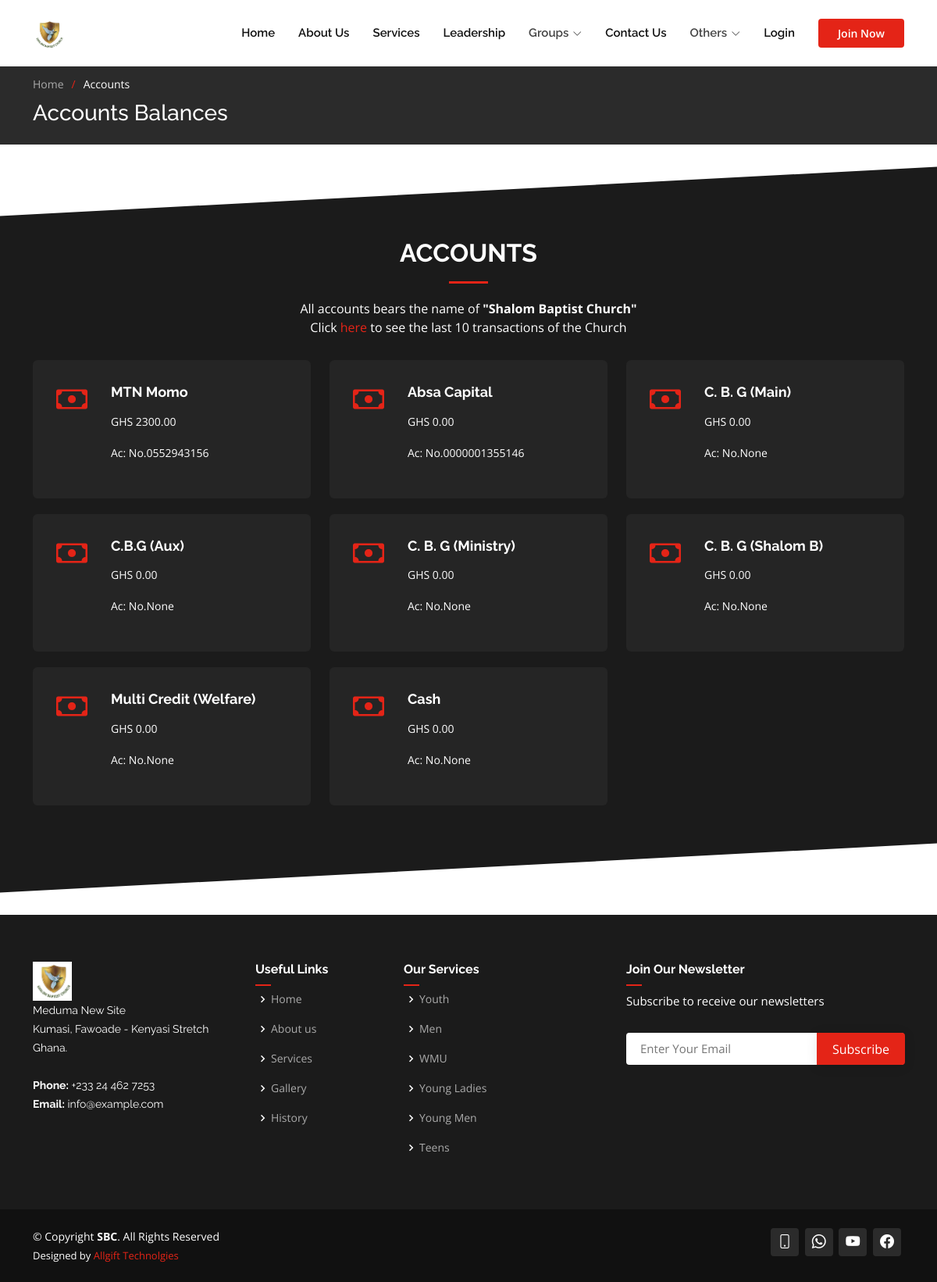
Screenshot of /account/ with the database file from the repository.
### accounts/models.py (models this page shows, shortened)
class Cash(models.Model):
    category = models.CharField(max_length=50, blank=True, null=True, choices=CASH_CHOICE)
    account_name = models.CharField(max_length=50, blank=True, null=True)
    account_number = models.CharField(max_length=50, blank=True, null=True)
    recipient = models.CharField(max_length=50)
    detail = models.TextField(max_length=50)
    receipt_no = models.IntegerField()
    created_on = models.DateTimeField(auto_now_add=True)
    amount_in = models.DecimalField(max_digits=10, decimal_places=2, blank=True, null=True)
    amount_out = models.DecimalField(max_digits=10, decimal_places=2, blank=True, null=True)
    balance = models.DecimalField(max_digits=10, decimal_places=2, blank=True, null=True)
    issue_by = models.CharField(max_length=50, blank=True, null=True)
    export_to_CSV = models.BooleanField(default=False)
    last_updated = models.DateTimeField(auto_now=True)

### core/models.py (models this page shows, shortened)
class Auxiliaries(models.Model):
    name = models.CharField(max_length=255)
    designation = models.CharField(max_length=255, blank=True, null=True)
    about_us = models.TextField(blank=True, null=True)
    mission = models.TextField(blank=True, null=True)
    speech = models.TextField(blank=True, null=True)
    president_picture = models.ImageField(default='group.png', upload_to='auxiliaries', blank=True, null=True)
    group_img = models.ImageField(default='group.png', upload_to='auxiliaries', blank=True, null=True)
    contribution_target = models.DecimalField(max_digits=8, decimal_places=2, blank=True, null=True)
    def get_absolute_url(self):
        return reverse('aux_details', args=[str(self.id)])

### core/views.py (the view)
# urls.py: path('account/', views.account, name='account'),
def account(request):
    auxiliaries = Auxiliaries.objects.all()
    families = Family.objects.all()
    ministries = Ministries.objects.all()
    accounts = Cash.objects.all()
    context = {
        'auxiliaries': auxiliaries,
        'families': families,
        'ministries': ministries,
        'accounts': accounts
    }
    return render(request, 'core/accounts.html', context)

### core/models.py (called while the page is built)
    def get_absolute_url(self):
        return reverse('family_details', args=[str(self.id)])

    def get_absolute_url(self):
        return reverse('min_details', args=[str(self.id)])

### templates/core/accounts.html
{% extends 'base.html' %}
{% load static %}
{% load crispy_forms_tags %}
{% block content %}
    <section class="breadcrumbs">
      <div class="container">
        <ol>
          <li><a href="{% url 'home' %}">Home</a></li>
          <li>Accounts</li>
        </ol>
        <h2>Accounts Balances</h2>
      </div>
    </section>
    <section id="services" class="services section-bg ">
      <div class="container" data-aos="fade-up">
        <div class="section-title">
          <h2>Accounts</h2>
          <p>All accounts bears the name of <b>"Shalom Baptist Church"</b></p>
            <p>Click <a href="{% url 'account_statement' %}">here</a> to see the last 10 transactions of the Church</p>
        </div>
        <div class="row">
          {% for account in accounts %}
            <div class="col-lg-4 col-md-6 mt-4 mt-md-0">
            <div class="icon-box" data-aos="fade-up" data-aos-delay="200">
              <i class="bi bi-cash"></i>
              <h4>{{account.account_name}}</h4>
              <p>GHS {{account.balance}}</p>
              <p>Ac: No.{{account.account_number}}</p>
            </div>
          </div>
          {% empty %}
            <p>No Account added yet</p>
          {% endfor %}
        </div>
      </div>
    </section>
{% endblock content %}

### templates/base.html (shortened to what this page needs)
{% load static %}
<!DOCTYPE html>
<html lang="en">
<head>
  <link href="{% static 'assets/vendor/aos/aos.css' %}" rel="stylesheet">
  <link href="{% static 'assets/vendor/bootstrap/css/bootstrap.min.css' %}" rel="stylesheet">
  <link href="{% static 'assets/vendor/bootstrap-icons/bootstrap-icons.css' %}" rel="stylesheet">
  <link href="{% static 'assets/vendor/boxicons/css/boxicons.min.css' %}" rel="stylesheet">
  <link href="{% static 'assets/vendor/glightbox/css/glightbox.min.css' %}" rel="stylesheet">
  <link href="{% static 'assets/vendor/remixicon/remixicon.css' %}" rel="stylesheet">
  <link href="{% static 'assets/vendor/swiper/swiper-bundle.min.css' %}" rel="stylesheet">
  <link href="{% static 'assets/css/style.css' %}" rel="stylesheet">
</head>
<body>
  <header id="header" class="fixed-top d-flex align-items-center">
    <div class="container d-flex align-items-center">
       <a href="{% url 'home' %}" class="logo me-auto"><img src="{% static 'assets/img/shalom_logo.png' %}" alt=""></a>
      <nav id="navbar" class="navbar order-last order-lg-0">
        <ul>
          <li><a href="{% url 'home' %}">Home</a></li>
          <li><a href="/#about">About Us</a></li>
          <li><a href="/#services">Services</a></li>
          <li><a href="{% url 'leadership' %}">Leadership</a></li>
          <li class="dropdown"><a><span>Groups</span> <i class="bi bi-chevron-down"></i></a>
          </li>
          <li><a href="{% url 'contact' %}">Contact Us</a></li>
          <li class="dropdown"><a><span>Others</span> <i class="bi bi-chevron-down"></i></a>
          </li>
           {% if user.is_authenticated%}
           <li class="dropdown"><a><span>{{user.username}}</span> <i class="bi bi-chevron-down dropdown-indicator"></i></a>
            <ul>
              <li><a href="{% url 'profile' request.user %}">Profile</a></li>
              <li><a href="{% url 'logout' %}">Logout</a></li>
            </ul>
          </li>
          {% else %}
          <li><a href="{% url 'login' %}">Login</a></li>
          {% endif %}
        </ul>
      </nav>
      {% if user.is_authenticated%}
        <a href="{% url 'initiate-payment'  %}" class="get-started-btn scrollto">Donate Now</a>
      {% else %}
        <a href="{% url 'join' %}" class="get-started-btn scrollto">Join Now</a>
      {% endif %}
    </div>
  </header>
  {% block content %}
  {% endblock content %}
  <footer id="footer">
    <div class="footer-top">
      <div class="container">
        <div class="row">
          <div class="col-lg-3 col-md-6 footer-contact">
            <a href="{% url 'home' %}" class="logo me-auto"><img src="{% static 'assets/img/shalom_logo.png' %}" alt="" height="50"></a>
            <p>
              Meduma New Site <br>
              Kumasi, Fawoade - Kenyasi Stretch<br>
              Ghana. <br><br>
              <strong>Phone:</strong> +233 24 462 7253<br>
              <strong>Email:</strong> info@example.com<br>
            </p>
          </div>
          <div class="col-lg-2 col-md-6 footer-links">
            <h4>Useful Links</h4>
            <ul>
              <li><i class="bx bx-chevron-right"></i> <a href="{% url 'home' %}">Home</a></li>
              <li><i class="bx bx-chevron-right"></i> <a href="{% url 'home' %}#about">About us</a></li>
              <li><i class="bx bx-chevron-right"></i> <a href="{% url 'home' %}#services">Services</a></li>
              <li><i class="bx bx-chevron-right"></i> <a href="{% url 'gallery' %}">Gallery</a></li>
              <li><i class="bx bx-chevron-right"></i> <a href="{% url 'history' %}">History</a></li>
            </ul>
          </div>
          <div class="col-lg-3 col-md-6 footer-links">
            <h4>Our Services</h4>
            <ul>
              {% for aux in auxiliaries%}
                <li><i class="bx bx-chevron-right"></i> <a href="{{aux.get_absolute_url}}">{{aux.name}}</a></li>
              {% endfor %}
            </ul>
          </div>
          <div class="col-lg-4 col-md-6 footer-newsletter">
            <h4>Join Our Newsletter</h4>
            <p>Subscribe to receive our newsletters</p>
            <form action="{% url 'subscribers' %}" method="post">
              <input type="email" name="email" placeholder="Enter Your Email">
              <input type="submit" value="Subscribe">
            </form>
          </div>
        </div>
      </div>
    </div>
    <div class="container d-md-flex py-4">
      <div class="me-md-auto text-center text-md-start">
        <div class="copyright">
          &copy; Copyright <strong><span>SBC</span></strong>. All Rights Reserved
        </div>
        <div class="credits">
          Designed by <a href="https://allgifttechnologies.com/">Allgift Technolgies</a>
        </div>
      </div>
      <div class="social-links text-center text-md-end pt-3 pt-md-0">
        {% if user.is_authenticated %}
            <a href="tel:+233244627253" class="google-plus"><i class="bi bi-phone"></i></a>
          {% else %}
            <a href="tel:+233244627253" class="google-plus"><i class="bi bi-phone"></i></a>
          {% endif %}
          <a href="https://api.whatsapp.com/send?phone=233244627253" class="google-plus"><i class="bi bi-whatsapp"></i></a>
          <a href="https://www.youtube.com/@shalombaptistchurch6140/videos" class="google-plus" target="_blank"><i class="bi bi-youtube"></i></a>
          <a href="https://web.facebook.com/baptistshalom?_rdc=1&_rdr" class="facebook" target="_blank"><i class="bi bi-facebook"></i></a>
      </div>
    </div>
  </footer>
</body>
</html>

### rows the page displays
Cash: account_name "MTN Momo", balance "2300.00", account_number "0552943156"
Cash: account_name "Absa Capital", balance "0.00", account_number "0000001355146"
Cash: account_name "C. B. G (Main)", balance "0.00", account_number "None"
Cash: account_name "C.B.G (Aux)", balance "0.00", account_number "None"
Cash: account_name "C. B. G (Ministry)", balance "0.00", account_number "None"
Cash: account_name "C. B. G (Shalom B)", balance "0.00", account_number "None"
Cash: account_name "Multi Credit (Welfare)", balance "0.00", account_number "None"
Cash: account_name "Cash", balance "0.00", account_number "None"
Auxiliaries: name "Youth"
Auxiliaries: name "Men"
Auxiliaries: name "WMU"
Auxiliaries: name "Young Ladies"
Auxiliaries: name "Young Men"
Auxiliaries: name "Teens"
